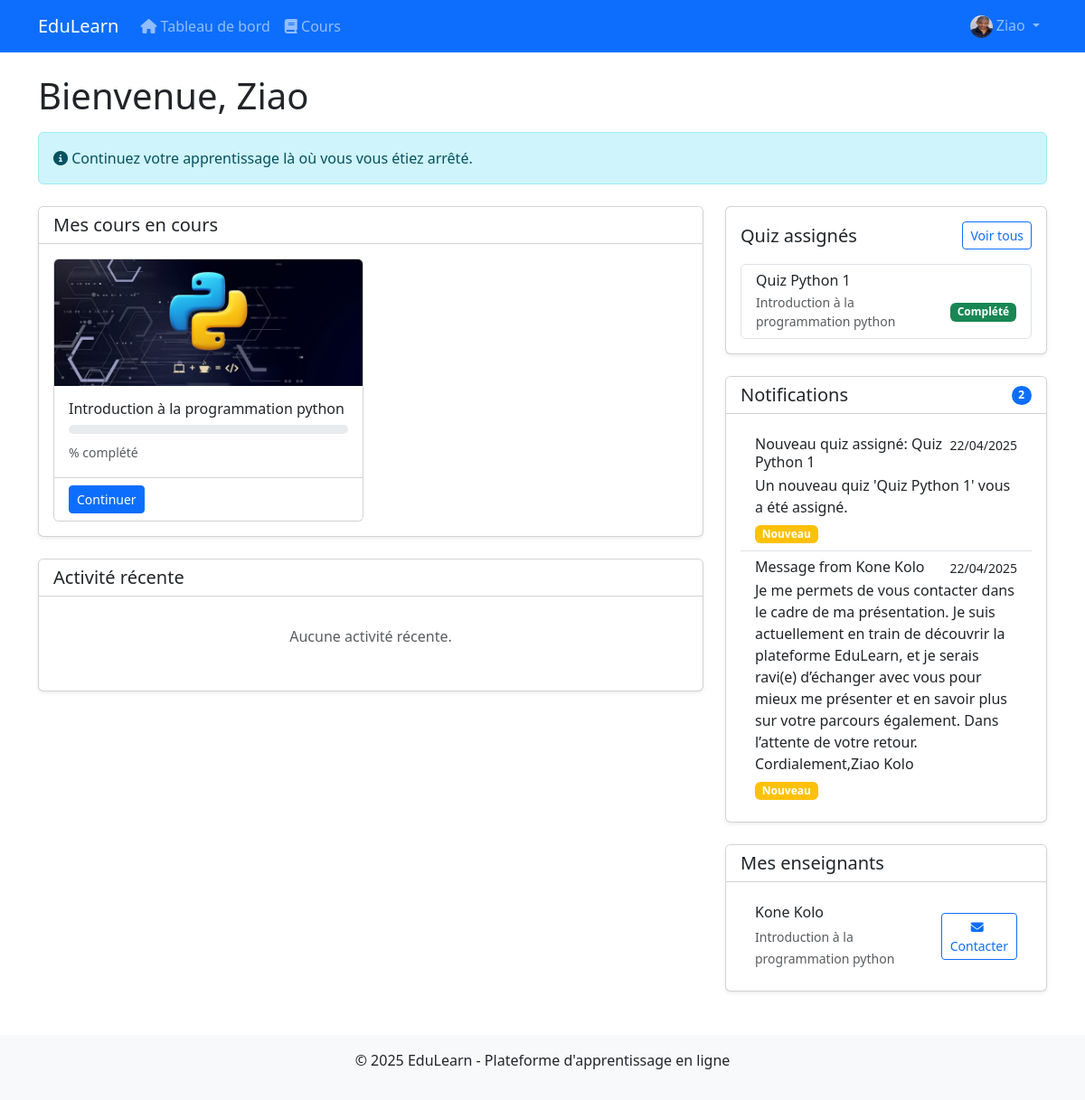
/dashboard/ (signed in), run on the app's committed database.
### users/models.py (models this page shows, shortened)
class User(AbstractUser):
    STUDENT = 'student'
    TEACHER = 'teacher'
    ADMIN = 'admin'
    ROLE_CHOICES = [
        (STUDENT, 'Élève'),
        (TEACHER, 'Enseignant'),
        (ADMIN, 'Administrateur'),
    ]
    role = models.CharField(max_length=10, choices=ROLE_CHOICES, default=STUDENT)
    profile_pic = models.ImageField(upload_to='profile_pics', blank=True, null=True)
    bio = models.TextField(blank=True, null=True)
    def is_student(self):
        return self.role == self.STUDENT
    def is_admin_user(self):
        return self.role == self.ADMIN and self.is_active

### courses/models.py (models this page shows, shortened)
class Course(models.Model):
    title = models.CharField(max_length=200)
    subject = models.ForeignKey(Subject, on_delete=models.CASCADE, related_name='courses')
    teacher = models.ForeignKey(User, on_delete=models.CASCADE, related_name='courses_teaching')
    description = models.TextField()
    image = models.ImageField(upload_to='course_images', blank=True, null=True)
    created_at = models.DateTimeField(auto_now_add=True)
    updated_at = models.DateTimeField(auto_now=True)
    students = models.ManyToManyField(User, related_name='courses_enrolled', blank=True)

### quizzes/models.py (models this page shows, shortened)
class QuizAssignment(models.Model):
    quiz = models.ForeignKey(Quiz, on_delete=models.CASCADE, related_name='assignments')
    students = models.ManyToManyField(User, related_name='assigned_quizzes')
    assigned_by = models.ForeignKey(User, on_delete=models.CASCADE, related_name='quiz_assignments_given')
    due_date = models.DateTimeField(null=True, blank=True)
    message = models.TextField(blank=True, null=True)
    assigned_at = models.DateTimeField(auto_now_add=True)

class Quiz(models.Model):
    title = models.CharField(max_length=200)
    course = models.ForeignKey(Course, on_delete=models.CASCADE, related_name='quizzes')
    chapter = models.ForeignKey(Chapter, on_delete=models.CASCADE, related_name='quizzes', null=True, blank=True)
    description = models.TextField(blank=True, null=True)
    time_limit = models.PositiveIntegerField(blank=True, null=True, help_text="Temps limite en minutes (optionnel)")
    created_at = models.DateTimeField(auto_now_add=True)

### dashboard/models.py (models this page shows, shortened)
class Notification(models.Model):
    MESSAGE = 'message'
    SYSTEM = 'system'
    ALERT = 'alert'
    NOTIFICATION_TYPES = [
        (MESSAGE, 'Message'),
        (SYSTEM, 'System'),
        (ALERT, 'Alert'),
    ]
    user = models.ForeignKey(User, on_delete=models.CASCADE, related_name='notifications')
    title = models.CharField(max_length=100)
    message = models.TextField()
    notification_type = models.CharField(max_length=10, choices=NOTIFICATION_TYPES, default=SYSTEM)
    read = models.BooleanField(default=False)
    created_at = models.DateTimeField(auto_now_add=True)
    class Meta:
        ordering = ['-created_at']

### dashboard/views.py (the view, shortened to what this page needs)
# urls.py: path('', views.home, name='home'),
@login_required
def home(request):
    user = request.user
    if user.is_student():
        enrolled_courses = user.courses_enrolled.all()
        recent_courses = enrolled_courses.order_by('-updated_at')[:5]
        total_content_items = 0
        completed_content_items = 0
        for course in enrolled_courses:
            all_content = Content.objects.filter(chapter__course=course)
            total_content_items += all_content.count()
            completed_content_items += StudentProgress.objects.filter(
                student=user,
                content__in=all_content,
                completed=True
            ).count()
        overall_progress = 0
        if total_content_items > 0:
            overall_progress = (completed_content_items / total_content_items) * 100
        notifications = Notification.objects.filter(user=user).order_by('-created_at')[:5]
        completed_courses = CourseCompletion.objects.filter(student=user).select_related('course')
        recent_quiz_results = QuizResult.objects.filter(
            student=user
        ).select_related('quiz').order_by('-completed_at')[:5]
        assigned_quizzes = QuizAssignment.objects.filter(students=user).select_related('quiz').order_by('due_date')
        for assignment in assigned_quizzes:
            if QuizResult.objects.filter(student=user, quiz=assignment.quiz).exists():
                assignment.status = 'completed'
            elif assignment.due_date and assignment.due_date < datetime.now():
                assignment.status = 'overdue'
            else:
                assignment.status = 'pending'
        context = {
            'recent_courses': recent_courses,
            'enrolled_courses': enrolled_courses,
            'completed_courses': completed_courses,
            'notifications': notifications,
            'overall_progress': overall_progress,
            'completed_content_items': completed_content_items,
            'total_content_items': total_content_items,
            'recent_quiz_results': recent_quiz_results,
            'assigned_quizzes': assigned_quizzes[:5],  # Afficher les 5 plus récents/urgents
        }
        return render(request, 'dashboard/home.html', context)
    return render(request, 'dashboard/home.html', {})

### templates/dashboard/home.html (shortened to what this page needs)
{% extends 'base.html' %}
{% load static %}
{% block content %}
<div class="dashboard-header mb-4">
    <h1 class="mb-3">Bienvenue, {{ user.first_name|default:user.username }}</h1>
    {% if user.is_student %}
        <div class="alert alert-info">
            <i class="fas fa-info-circle"></i> Continuez votre apprentissage là où vous vous étiez arrêté.
        </div>
    {% elif user.is_teacher %}
        <div class="alert alert-info">
            <i class="fas fa-info-circle"></i> Gérez vos cours et suivez la progression de vos étudiants.
        </div>
    {% endif %}
</div>
{% if user.is_student %}
    <div class="row g-4">
        <div class="col-lg-8">
            <div class="card shadow-sm mb-4">
                <div class="card-header bg-white">
                    <h5 class="card-title mb-0">Mes cours en cours</h5>
                </div>
                <div class="card-body">
                    {% if enrolled_courses %}
                        <div class="row g-3">
                            {% for course in enrolled_courses %}
                                <div class="col-md-6">
                                    <div class="card h-100">
                                        {% if course.image %}
                                            <img src="{{ course.image.url }}" class="card-img-top" alt="{{ course.title }}" style="height: 140px; object-fit: cover;">
                                        {% else %}
                                            <div class="bg-secondary text-white d-flex align-items-center justify-content-center" style="height: 140px;">
                                                <i class="fas fa-book fa-3x"></i>
                                            </div>
                                        {% endif %}
                                        <div class="card-body">
                                            <h6 class="card-title">{{ course.title }}</h6>
                                            <div class="progress mb-2" style="height: 10px;">
                                            </div>
                                            <small class="text-muted">{{ course.progress }}% complété</small>
                                        </div>
                                        <div class="card-footer bg-white">
                                            <a href="{% url 'courses:course_detail' course.id %}" class="btn btn-sm btn-primary">Continuer</a>
                                        </div>
                                    </div>
                                </div>
                            {% endfor %}
                        </div>
                    {% else %}
                        <div class="text-center py-4">
                            <p class="text-muted mb-3">Vous n'êtes inscrit à aucun cours pour le moment.</p>
                            <a href="{% url 'courses:course_list' %}" class="btn btn-primary">Explorer les cours</a>
                        </div>
                    {% endif %}
                </div>
            </div>
            <div class="card shadow-sm">
                <div class="card-header bg-white">
                    <h5 class="card-title mb-0">Activité récente</h5>
                </div>
                <div class="card-body">
                    {% if recent_activities %}
                        <ul class="list-group list-group-flush">
                            {% for activity in recent_activities %}
                                <li class="list-group-item d-flex justify-content-between align-items-start">
                                    <div class="ms-2 me-auto">
                                        <div class="fw-bold">{{ activity.content.title }}</div>
                                        {{ activity.content.chapter.course.title }}
                                    </div>
                                    <small class="text-muted">{{ activity.last_accessed|date:"d/m/Y H:i" }}</small>
                                </li>
                            {% endfor %}
                        </ul>
                    {% else %}
                        <p class="text-center text-muted py-3">Aucune activité récente.</p>
                    {% endif %}
                </div>
            </div>
        </div>
        <div class="col-lg-4">
            <div class="card shadow-sm mb-4">
                <div class="card-body">
                    <div class="d-flex justify-content-between align-items-center mb-3">
                        <h5 class="card-title mb-0">Quiz assignés</h5>
                        <a href="{% url 'dashboard:assigned_quizzes' %}" class="btn btn-sm btn-outline-primary">Voir tous</a>
                    </div>
                    <div class="list-group">
                        {% for assignment in assigned_quizzes %}
                        <a href="{% url 'quizzes:take_quiz' assignment.quiz.id %}" class="list-group-item list-group-item-action">
                            <div class="d-flex w-100 justify-content-between">
                                <h6 class="mb-1">{{ assignment.quiz.title }}</h6>
                            </div>
                            <div class="d-flex justify-content-between align-items-center">
                                <small class="text-muted">{{ assignment.quiz.course.title }}</small>
                                <span class="badge {% if assignment.status == 'completed' %}bg-success{% elif assignment.status == 'overdue' %}bg-danger{% else %}bg-warning{% endif %}">
                                    {% if assignment.status == 'completed' %}Complété{% elif assignment.status == 'overdue' %}En retard{% else %}À faire{% endif %}
                                </span>
                            </div>
                        </a>
                        {% empty %}
                        <p class="text-center py-3">Aucun quiz assigné</p>
                        {% endfor %}
                    </div>
                </div>
            </div>
            <div class="card shadow-sm mb-4">
                <div class="card-header bg-white d-flex justify-content-between align-items-center">
                    <h5 class="card-title mb-0">Notifications</h5>
                    <span class="badge bg-primary rounded-pill">{{ notifications|length }}</span>
                </div>
                <div class="card-body">
                    {% if notifications %}
                        <ul class="list-group list-group-flush">
                            {% for notification in notifications %}
                                <li class="list-group-item">
                                    <div class="d-flex w-100 justify-content-between">
                                        <h6 class="mb-1">{{ notification.title }}</h6>
                                        <small>{{ notification.created_at|date:"d/m/Y" }}</small>
                                    </div>
                                    <p class="mb-1">{{ notification.message }}</p>
                                    {% if not notification.read %}
                                        <span class="badge bg-warning">Nouveau</span>
                                    {% endif %}
                                </li>
                            {% endfor %}
                        </ul>
                    {% else %}
                        <p class="text-center text-muted py-3">Aucune notification.</p>
                    {% endif %}
                </div>
            </div>
            <div class="card shadow-sm">
                <div class="card-header bg-white">
                    <h5 class="card-title mb-0">Mes enseignants</h5>
                </div>
                <div class="card-body">
                    {% if enrolled_courses %}
                        <ul class="list-group list-group-flush">
                            {% for course in enrolled_courses %}
                                <li class="list-group-item d-flex justify-content-between align-items-center">
                                    <div>
                                        <h6 class="mb-1">{{ course.teacher.get_full_name|default:course.teacher.username }}</h6>
                                        <small class="text-muted">{{ course.title }}</small>
                                    </div>
                                    <a href="{% url 'dashboard:contact_teacher' course.teacher.id %}?course_id={{ course.id }}" class="btn btn-sm btn-outline-primary">
                                        <i class="fas fa-envelope me-1"></i> Contacter
                                    </a>
                                </li>
                            {% endfor %}
                        </ul>
                    {% else %}
                        <p class="text-center text-muted py-3">Aucun enseignant disponible.</p>
                    {% endif %}
                </div>
            </div>
        </div>
    </div>
{% endif %}
{% endblock %}

### templates/base.html (shortened to what this page needs)
<!DOCTYPE html>
<html lang="fr">
<head>
    <link href="https://cdn.jsdelivr.net/npm/bootstrap@5.3.0/dist/css/bootstrap.min.css" rel="stylesheet">
    <link rel="stylesheet" href="https://cdnjs.cloudflare.com/ajax/libs/font-awesome/6.4.0/css/all.min.css">
</head>
<body>
    <nav class="navbar navbar-expand-lg navbar-dark bg-primary">
        <div class="container">
            <a class="navbar-brand" href="{% url 'home' %}">EduLearn</a>
            <div class="collapse navbar-collapse" id="navbarNav">
                <ul class="navbar-nav">
                    {% if user.is_authenticated %}
                        <li class="nav-item">
                            <a class="nav-link" href="{% url 'dashboard:home' %}">
                                <i class="fas fa-home"></i> Tableau de bord
                            </a>
                        </li>
                        <li class="nav-item">
                            <a class="nav-link" href="{% url 'courses:course_list' %}">
                                <i class="fas fa-book"></i> Cours
                            </a>
                        </li>
                    {% endif %}
                </ul>
                <ul class="navbar-nav ms-auto">
                    {% if user.is_authenticated %}
                        <li class="nav-item dropdown">
                            <a class="nav-link dropdown-toggle" href="#" id="userDropdown" role="button" data-bs-toggle="dropdown">
                                {% if user.profile_pic %}
                                    <img src="{{ user.profile_pic.url }}" alt="Profile" class="rounded-circle" style="width: 25px; height: 25px;">
                                {% else %}
                                    <i class="fas fa-user-circle"></i>
                                {% endif %}
                                {{ user.username }}
                            </a>
                        </li>
                    {% endif %}
                </ul>
            </div>
        </div>
    </nav>
    <div class="container mt-4">
        {% block content %}{% endblock %}
    </div>
    <footer class="mt-5 py-3 bg-light text-center">
        <div class="container">
            <p>&copy; {% now "Y" %} EduLearn - Plateforme d'apprentissage en ligne</p>
        </div>
    </footer>
</body>
</html>

### data on the page
User: profile_pic (picture), username "Ziao", first_name "Ziao"
Course: image (picture), title "Introduction à la programmation python", teacher.get_full_name "Kone Kolo"
QuizAssignment: quiz "Quiz Python 1", quiz.course "Introduction à la programmation python", shows "Complété"
Notification: title "Nouveau quiz assigné: Quiz Python 1", created_at "22/04/2025", message "Un nouveau quiz 'Quiz Python 1' vous a été assigné.", read "Nouveau"
Notification: title "Message from Kone Kolo", created_at "22/04/2025", message "Je me permets de vous contacter dans le cadre de ma présentation. Je suis actuellement en train de découvrir la plateforme EduLearn, et je serais ravi(e) d’échanger avec vous pour mieux me présenter et en savoir plus sur votre parcours également. Dans l’attente de votre retour. Cordialement,Ziao Kolo", read "Nouveau"

### other printed values
{{ notifications|length }} "2"
